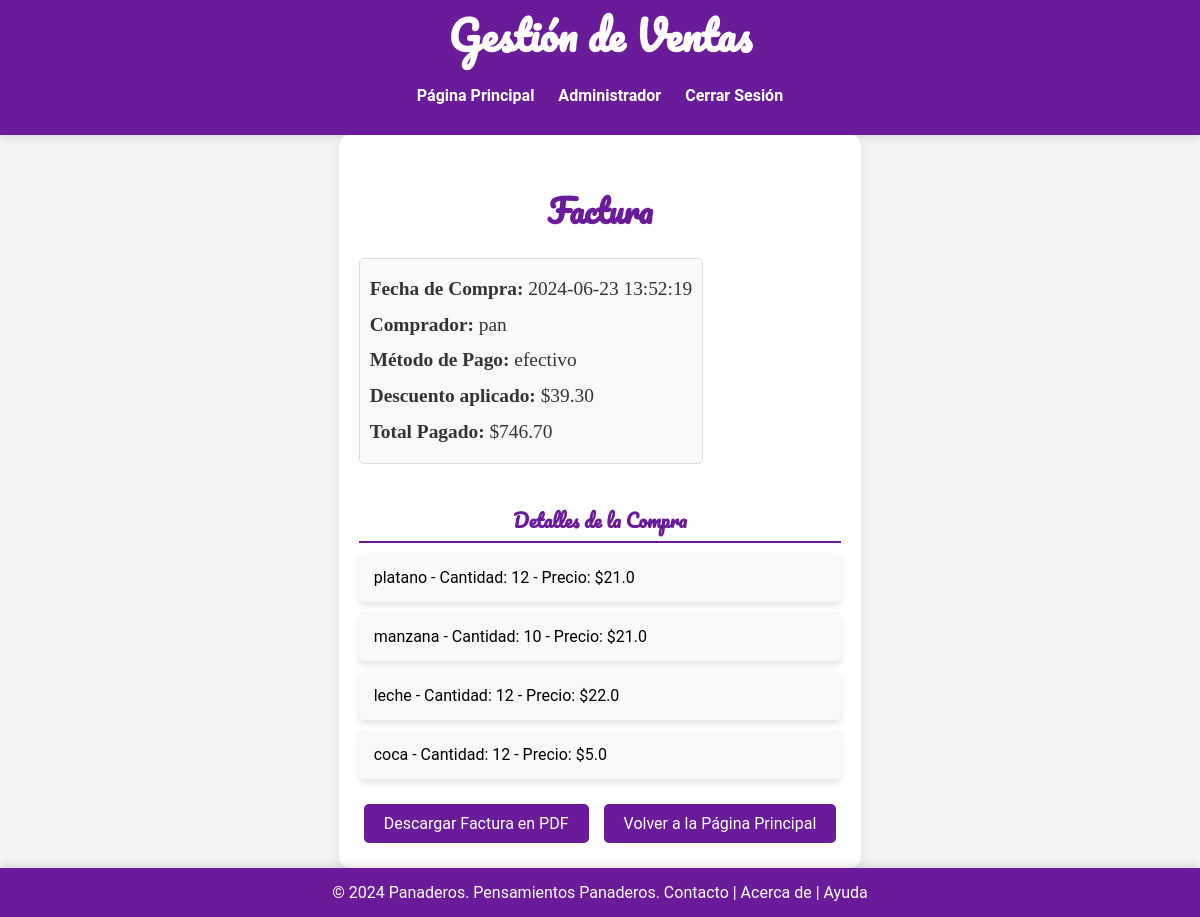
/factura/2 (signed in), run on the app's committed database.
### app.py (models this page shows)
class Usuario(UserMixin, db.Model):
    id = db.Column(db.Integer, primary_key=True)
    nombre_usuario = db.Column(db.String(150), unique=True, nullable=False)
    contraseña = db.Column(db.String(150), nullable=False)
    rol = db.Column(db.String(50), nullable=False)
    tarjeta = db.Column(db.String(20), nullable=True)  # Nuevo campo
    compras = db.relationship('Compra', backref='usuario', lazy=True)

class Compra(db.Model):
    id = db.Column(db.Integer, primary_key=True)
    usuario_id = db.Column(db.Integer, db.ForeignKey('usuario.id'), nullable=False)
    fecha = db.Column(db.DateTime, nullable=False, default=datetime.utcnow)
    total = db.Column(db.Float, nullable=False)
    metodo_pago = db.Column(db.String(50), nullable=False)
    detalles = db.relationship('DetalleCompra', backref='compra', lazy=True)

class DetalleCompra(db.Model):
    id = db.Column(db.Integer, primary_key=True)
    compra_id = db.Column(db.Integer, db.ForeignKey('compra.id'), nullable=False)
    producto_id = db.Column(db.Integer, db.ForeignKey('producto.id'), nullable=False)
    cantidad = db.Column(db.Integer, nullable=False)
    precio = db.Column(db.Float, nullable=False)

class Producto(db.Model):
    id = db.Column(db.Integer, primary_key=True)
    nombre = db.Column(db.String(100), nullable=False)
    precio = db.Column(db.Float, nullable=False)
    cantidad = db.Column(db.Integer, nullable=False)
    imagen = db.Column(db.String(20), nullable=False, default='default.jpg')

### app.py (the view)
@app.route('/factura/<int:compra_id>')
@login_required
def factura(compra_id):
    compra = Compra.query.get_or_404(compra_id)
    usuario = Usuario.query.get(compra.usuario_id)
    detalles = DetalleCompra.query.filter_by(compra_id=compra.id).all()
    productos_detalles = []
    for detalle in detalles:
        producto = Producto.query.get(detalle.producto_id)
        productos_detalles.append({'producto': producto, 'cantidad': detalle.cantidad, 'precio': detalle.precio})
    if compra.metodo_pago == 'efectivo':
        descuento = compra.total * 0.05 / 0.95
        incremento = 0
    elif compra.metodo_pago == 'tarjeta':
        incremento = compra.total * 0.10 / 1.10
        descuento = 0
    else:
        descuento = 0
        incremento = 0
    fecha_con_hora = compra.fecha.strftime('%Y-%m-%d %H:%M:%S')
    return render_template('factura.html', compra=compra, productos_detalles=productos_detalles, descuento=descuento, incremento=incremento, fecha=fecha_con_hora, usuario=usuario.nombre_usuario)

### app.py (called while the page is built)
@login_manager.user_loader
def cargar_usuario(usuario_id):
    with Session(db.engine) as session:
        return session.get(Usuario, int(usuario_id))

### templates/factura.html
{% extends "layout.html" %}
{% block content %}
<div class="invoice-box">
    <h2 class="invoice-header">Factura</h2>
    <div class="invoice-info">
        <p><strong>Fecha de Compra:</strong> {{ fecha }}</p>
        <p><strong>Comprador:</strong> {{ usuario }}</p>
        <p><strong>Método de Pago:</strong> {{ compra.metodo_pago }}</p>
        {% if compra.metodo_pago == 'efectivo' %}
        <p><strong>Descuento aplicado:</strong> ${{ '{:.2f}'.format(descuento) }}</p>
        {% elif compra.metodo_pago == 'tarjeta' %}
        <p><strong>Incremento aplicado:</strong> ${{ '{:.2f}'.format(incremento) }}</p>
        {% endif %}
        <p><strong>Total Pagado:</strong> ${{ '{:.2f}'.format(compra.total) }}</p>
    </div>
    <h3 class="invoice-details-header">Detalles de la Compra</h3>
    <ul class="invoice-details">
        {% for item in productos_detalles %}
        <li>
            <span>{{ item.producto.nombre }} - Cantidad: {{ item.cantidad }} - Precio: ${{ item.precio }}</span>
        </li>
        {% endfor %}
    </ul>
    <div class="invoice-actions">
        <a href="{{ url_for('descargar_factura', compra_id=compra.id) }}" class="btn">Descargar Factura en PDF</a>
        <a href="{{ url_for('index') }}" class="btn">Volver a la Página Principal</a>
    </div>
</div>
{% endblock %}

### static/css/styles.css (style rules this page uses)
body { display: flex; flex-direction: column; min-height: 100vh; font-family: 'Roboto', sans-serif; margin: 0; padding: 0; background-color: #f4f4f4; }
h1, h2 { color: #333; }
h2 { font-family: 'Pacifico', cursive; font-size: 2em; color: #6A1B9A; }
a { color: #6A1B9A; text-decoration: none; }
.invoice-info { text-align: left; border: 1px solid #ddd; border-radius: 5px; padding: 10px; margin-bottom: 20px; display: inline-block; background-color: #f9f9f9; font-family: 'Georgia', serif; font-size: 1.1em; color: #333; line-height: 1.6; }
.invoice-info p { margin: 5px 0; font-size: 1.1em; }
.invoice-header { font-family: 'Pacifico', cursive; color: #6A1B9A; text-align: center; margin-bottom: 20px; }
.invoice-details-header { font-family: 'Pacifico', cursive; color: #6A1B9A; margin-top: 20px; margin-bottom: 10px; border-bottom: 2px solid #6A1B9A; padding-bottom: 5px; text-align: center ; }
.invoice-details { list-style-type: none; padding: 0; margin: 0; }
.invoice-details li { background: #f9f9f9; margin: 10px 0; padding: 15px; border-radius: 5px; box-shadow: 0 4px 6px rgba(0, 0, 0, 0.1); }
.invoice-actions { display: flex; justify-content: center; margin-top: 20px; }
.invoice-actions .btn { padding: 10px 20px; background-color: #6A1B9A; color: white; border: none; border-radius: 5px; text-decoration: none; text-align: center; transition: background-color 0.3s ease, box-shadow 0.3s ease; font-size: 1em; margin: 5px; }
.invoice-actions .btn:first-child { margin-right: 10px; }

### data on the page
Usuario: nombre_usuario "pan"
Compra: metodo_pago "efectivo", total "746.70"
DetalleCompra: producto.nombre "platano", cantidad "12", precio "21.0"
DetalleCompra: producto.nombre "manzana", cantidad "10", precio "21.0"
DetalleCompra: producto.nombre "leche", cantidad "12", precio "22.0"
DetalleCompra: producto.nombre "coca", cantidad "12", precio "5.0"

### other printed values
{{ fecha }} "2024-06-23 13:52:19"
{{ '{:.2f}'.format(descuento) }} "39.30"
